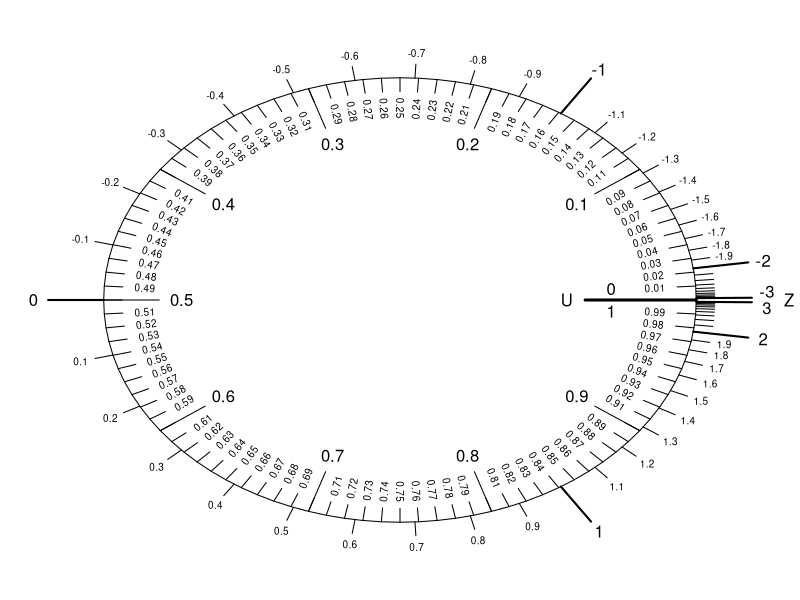

The R source for this figure: (Note: this script raises an error after producing the figure.)
## ---- chunk 1
knitr::opts_chunk$set(echo = FALSE)
## ---- chunk 2
knitr::include_graphics("https://upload.wikimedia.org/wikipedia/commons/b/be/Wheel_of_Fortune_Round_1_template_Season_31.png")
## ---- chunk 3
par(mar=c(0,0,0,0))
plot(1,1,type='n',axes=F,ann=F,xlim=c(-1,1),ylim=c(-1,1))
for(i in 1:100/100*2*pi){
  lines(c(cos(i)*0.75,cos(i)*0.8),c(sin(i)*0.75,sin(i)*0.8))
}
for(i in 1:10/10*2*pi){
  lines(c(cos(i)*0.65,cos(i)*0.8),c(sin(i)*0.65,sin(i)*0.8))
}
lines(c(0.5,0.8),c(0,0),lwd=3)
for(i in 1:9){
  text(cos(i/10*2*pi)*0.59,sin(i/10*2*pi)*0.59,i/10)
}
for(i in 0:100){
  if(i%%10 != 0){
    text(cos(i/100*2*pi)*0.69,sin(i/100*2*pi)*0.69,i/100,cex=0.6,srt=((i/100*360)+90)%%180-90)
  }
}
text(0.57,0.04,"0")
text(0.57,-0.04,"1")
for(zz in -30:30/10){
  lines(c(cos(pnorm(zz)*2*pi)*0.8,cos(pnorm(zz)*2*pi)*0.85),c(sin(pnorm(zz)*2*pi)*0.8,sin(pnorm(zz)*2*pi)*0.85))
}
for(zz in -20:20/10){
  if(zz%%1 != 0){
    text(cos(pnorm(zz)*2*pi)*0.89,sin(pnorm(zz)*2*pi)*0.89,zz,cex = 0.6)
  }
}
for(zz in -3:3){
  lines(c(cos(pnorm(zz)*2*pi)*0.8,cos(pnorm(zz)*2*pi)*0.95),c(sin(pnorm(zz)*2*pi)*0.8,sin(pnorm(zz)*2*pi)*0.95),lwd=2)
}
for(zz in -2:2){
    text(cos(pnorm(zz)*2*pi)*0.99,sin(pnorm(zz)*2*pi)*0.99,zz)
}
text(0.99,0.03,"-3")
text(0.99,-0.03,"3")
lines(cos(0:100/100*2*pi)*0.8,sin(0:100/100*2*pi)*0.8)

text(0.45,0,"U")
text(1.05,0,"Z")
## ---- chunk 4
knitr::include_graphics("spinner.jpg")
## ---- chunk 5
{
par(mar=c(0,0,0,0))
plot(0,0,type='n',axes=F,ann=F,xlim=c(-1,1),ylim=c(-1,1))
thetas = seq(0,2*pi,length.out=2001)
polygon(0.8*cos(thetas),0.8*sin(thetas))
for(p in seq(0,0.25,0.05)){
  polygon(p*cos(thetas),p*sin(thetas))
}

for(theta in seq(0,2*pi,length.out=201)){
  lines(c(0.87*cos(theta),0.8*cos(theta)),c(0.87*sin(theta),0.8*sin(theta)))
  }

for(th in seq(0,2*pi,length.out=21)){
  lines(c(0.92*cos(th),0.8*cos(th)),c(0.92*sin(th),0.8*sin(th)),lwd=2)
  u = 1-abs(pi-th)/pi
  text(0.98*cos(th),0.98*sin(th),u)
}

for(i in 0:100){
  if(i%%10 != 0){
    text(cos(i/100*pi)*0.91,sin(i/100*pi)*0.91,i/100,cex=0.4,srt=((i/100*180)+90)%%180-90)
    text(cos(i/100*pi)*0.91,-sin(i/100*pi)*0.91,i/100,cex=0.4,srt=-((i/100*180)+90)%%180-90)
  }
}
text(0.53,0,"start \n & \n target of full-spin",cex=0.8)
text(-0.53,0,"target of half-spin",cex=0.8)
}
## ---- chunk 6
se = sqrt(1/12/100)
z = 1.96
lb = signif(0.5-z*se,3)
ub = signif(0.5+z*se,3)
## ---- chunk 7
spins = c(0.67, 0.885, 0.15, 0.76, 0.99, 0.71, 0.06, 0.24, 0.76, 0.68, 0.1, 0.67, 0.19, 0.23, 0.62, 0.71, 0.47, 0.62, 0.48, 0.075, 0.4, 0.485, 0.06, 0.485, 0.65, 0.97, 0.885, 0.51, 0.76, 0.87, 0.61, 0.47, 0.97, 0.92, 0.14, 0.99, 0.31, 0.545, 0.855, 0.72, 0.89, 0.705, 0.99, 0.02, 0.74, 0.63, 0.58, 0.2, 0.86, 0.99, 0.94, 0.85, 0.9, 0.35, 0.59, 0.53, 0.95, 0.81, 0.665, 0.46, 0.69, 0.99, 0.48, 0.95, 0.14, 0.61, 0.485, 0.62, 0.02, 0.15, 0.46, 0.35, 0.81, 0.92, 0.47, 0.885, 0.06, 0.69, 0.72, 0.76, 0.97, 0.65, 0.855, 0.63, 0.075, 0.705, 0.47, 0.67, 0.86, 0.2, 0.19, 0.03, 0.9, 0.99, 0.67, 0.68, 0.1, 0.24, 0.23, 0.76)
spins2 = c(0.18, 0.36, 0.58, 0.09, 0.675, 0.8, 0.1, 0.05, 0.92, 0.135, 0.65, 0.41, 0.75, 0.785, 0.845, 0.19, 0.905, 0.39, 0.775, 0.59, 0.775, 0.001, 0.485, 0.535, 0.85, 0.865, 0.61, 0.06, 0.845, 0.615, 0.245, 0.15, 0.41, 0.002, 0.13, 0.91, 0.47, 0.035, 0.615, 0.735, 0.73, 0.355, 0.97, 0.47, 0.065, 0.19, 0.12, 0.845, 0.475, 0.013, 0.305, 0.18, 0.265, 0.165, 0.32, 0.575, 0.04, 0.99, 0.58, 0.14, 0.895, 0.62, 0.82, 0.82, 0.89, 0.67, 0.79, 0.47, 0.86, 0.001, 0.38, 0.34, 0.5, 0.37, 0.15, 0.46, 0.7, 0.265, 0.165, 0.31, 0.39, 0.11, 0.05, 0.64, 0.36, 0.19, 0.55, 0.84, 0.02, 0.19, 0.29, 0.7, 0.51, 0.03, 0.13, 0.75, 0.71, 0.21, 0.43, 0.69)

par(mfrow=c(1,2))
hist(spins,breaks=10,main="Target=1, with a half spin",xlab="final position")
hist(spins2,breaks=10,main="Target=0, with a full spin",xlab="final position")

mu0 = 0.5
sig0 = sqrt(1/12)

n = length(spins)
xbar = mean(spins)
z = (xbar-mu0)/sig0*sqrt(n)
pvalue = pnorm(-abs(z))*2
s = sd(spins)

n2 = length(spins2)
xbar2 = mean(spins2)
z2 = (xbar2-mu0)/sig0*sqrt(n2)
pvalue2 = pnorm(-abs(z2))*2
s2 = sd(spins2)

tstar = round(qt(0.975,99) ,2)
